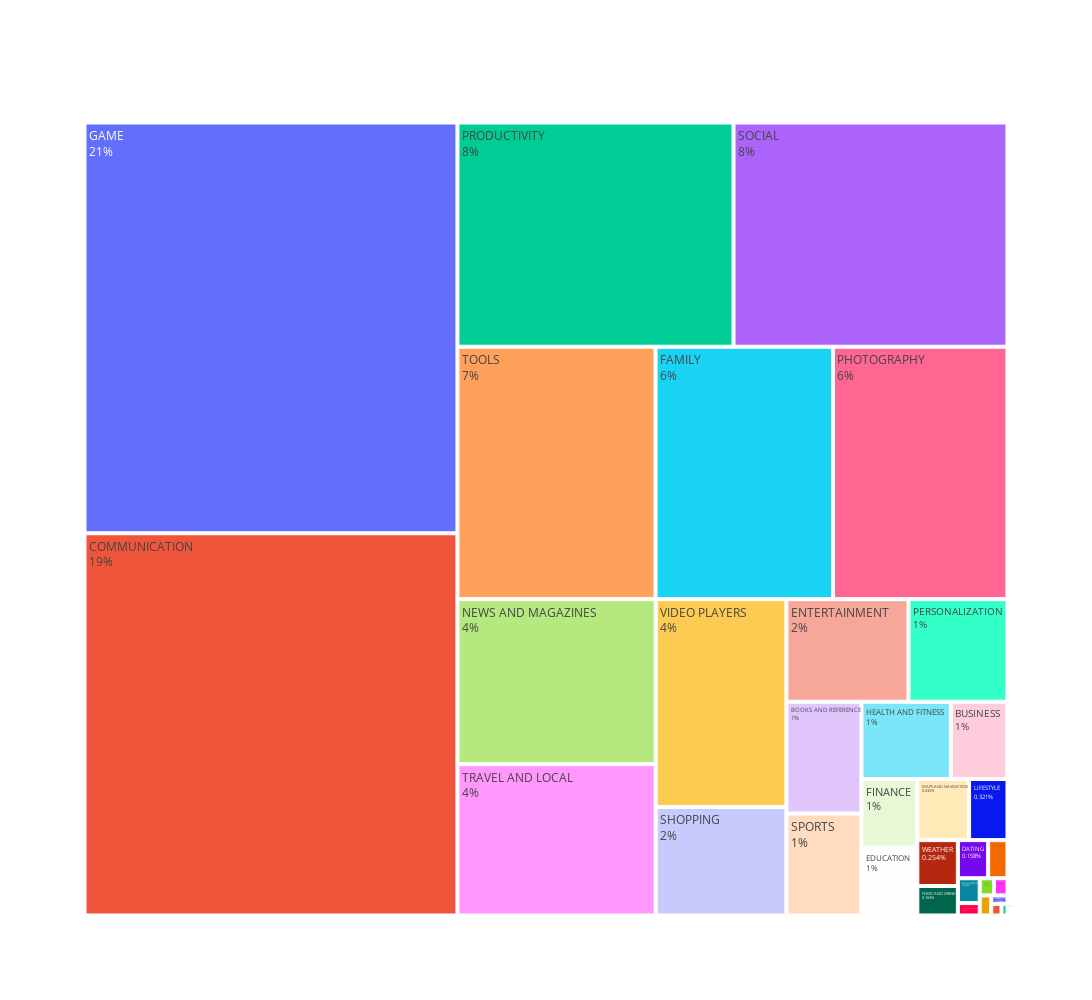

The code cell stored with this chart in its notebook:
### Markdown cell above
## Percentage Distribution of install app in each Category

### Code cell
dfp = df.groupby(['Category'])['Installs'].sum().sort_values(ascending = False).reset_index()

category = list(dfp.Category)
installs = list(dfp.Installs)

fig= go.Figure(go.Treemap(
    
    labels =  category,
    parents=[""]*len(category),
    values =  installs,
    textinfo = "label+percent entry"
))
fig.update_layout(
    autosize=False,
    width= 1200,
    height=1000,)

fig.show()

### Figure 1 — Plotly figure (JSON) as saved in the notebook; plotly's stock layout.template omitted (floating-point values rounded to 4 significant figures)
{"data": [{"labels": ["GAME", "COMMUNICATION", "PRODUCTIVITY", "SOCIAL", "TOOLS", "FAMILY", "PHOTOGRAPHY", "NEWS AND MAGAZINES", "TRAVEL AND LOCAL", "VIDEO PLAYERS", "SHOPPING", "ENTERTAINMENT", "PERSONALIZATION", "BOOKS AND REFERENCE", "SPORTS", "HEALTH AND FITNESS", "BUSINESS", "FINANCE", "EDUCATION", "MAPS AND NAVIGATION", "LIFESTYLE", "WEATHER", "FOOD AND DRINK", "DATING", "HOUSE AND HOME", "ART AND DESIGN", "LIBRARIES AND DEMO", "COMICS", "MEDICAL", "AUTO AND VEHICLES", "PARENTING", "BEAUTY", "EVENTS"], "parents": ["", "", "", "", "", "", "", "", "", "", "", "", "", "", "", "", "", "", "", "", "", "", "", "", "", "", "", "", "", "", "", "", ""], "textinfo": "label+percent entry", "type": "treemap", "values": [35086024415, 32647276251, 14176091369, 14069867902, 11452271905, 10258203405, 10088247655, 7496317760, 6868887146, 6222002720, 3247848785, 2869160000, 2325483782, 1921468576, 1751174498, 1583072512, 1001914865, 876648734, 871452000, 724281890, 537643539, 426100520, 273898751, 264310807, 168712461, 124333100, 61995910, 56086150, 53257437, 53130211, 31521110, 27197050, 15973161]}], "layout": {"autosize": false, "height": 1000, "width": 1200}}
